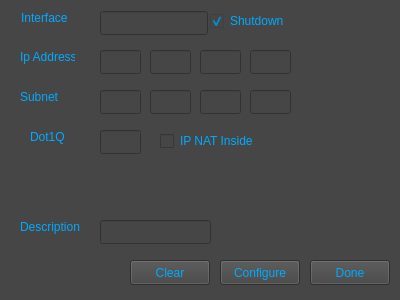
<?xml version="1.0" encoding="UTF-8"?>
<ui version="4.0">
 <class>SubInterface</class>
 <widget class="QWidget" name="SubInterface">
  <property name="geometry">
   <rect>
    <x>0</x>
    <y>0</y>
    <width>400</width>
    <height>300</height>
   </rect>
  </property>
  <property name="windowTitle">
   <string>Form</string>
  </property>
  <property name="styleSheet">
   <string notr="true">gridline-color: rgb(0, 0, 0);
background-color: rgb(70, 70, 70);
alternate-background-color: rgb(0, 0, 0);
border-color: rgb(0, 0, 0);
selection-color: rgb(0, 85, 255);
selection-background-color: rgb(0, 0, 127);</string>
  </property>
  <widget class="QCheckBox" name="shutBox">
   <property name="geometry">
    <rect>
     <x>210</x>
     <y>10</y>
     <width>83</width>
     <height>22</height>
    </rect>
   </property>
   <property name="cursor">
    <cursorShape>PointingHandCursor</cursorShape>
   </property>
   <property name="styleSheet">
    <string notr="true">color: rgb(0, 170, 255);
alternate-background-color: rgb(66, 66, 66);
background-color: rgba(70, 70, 70, 70);
gridline-color: rgb(0, 0, 0);
selection-color: rgb(255, 170, 0);
selection-background-color: rgb(66, 66, 66);
border-color: rgb(0, 0, 0);</string>
   </property>
   <property name="text">
    <string>Shutdown</string>
   </property>
   <property name="checked">
    <bool>true</bool>
   </property>
  </widget>
  <widget class="QLineEdit" name="subBox3">
   <property name="geometry">
    <rect>
     <x>200</x>
     <y>90</y>
     <width>41</width>
     <height>24</height>
    </rect>
   </property>
   <property name="styleSheet">
    <string notr="true">color: rgb(0, 170, 255);</string>
   </property>
  </widget>
  <widget class="QLineEdit" name="ipBox1">
   <property name="geometry">
    <rect>
     <x>100</x>
     <y>50</y>
     <width>41</width>
     <height>24</height>
    </rect>
   </property>
   <property name="styleSheet">
    <string notr="true">color: rgb(0, 170, 255);
border-color: rgb(0, 0, 0);</string>
   </property>
  </widget>
  <widget class="QLineEdit" name="ipBox2">
   <property name="geometry">
    <rect>
     <x>150</x>
     <y>50</y>
     <width>41</width>
     <height>24</height>
    </rect>
   </property>
   <property name="styleSheet">
    <string notr="true">color: rgb(0, 170, 255);
border-color: rgb(0, 0, 0);</string>
   </property>
  </widget>
  <widget class="QLineEdit" name="ipBox4">
   <property name="geometry">
    <rect>
     <x>250</x>
     <y>50</y>
     <width>41</width>
     <height>24</height>
    </rect>
   </property>
   <property name="styleSheet">
    <string notr="true">color: rgb(0, 170, 255);
border-color: rgb(0, 0, 0);</string>
   </property>
  </widget>
  <widget class="QLineEdit" name="subBox1">
   <property name="geometry">
    <rect>
     <x>100</x>
     <y>90</y>
     <width>41</width>
     <height>24</height>
    </rect>
   </property>
   <property name="styleSheet">
    <string notr="true">color: rgb(0, 170, 255);</string>
   </property>
  </widget>
  <widget class="QLineEdit" name="interfaceBox">
   <property name="geometry">
    <rect>
     <x>100</x>
     <y>11</y>
     <width>108</width>
     <height>24</height>
    </rect>
   </property>
   <property name="styleSheet">
    <string notr="true">color: rgb(85, 170, 255);
gridline-color: rgb(0, 0, 0);
selection-color: rgb(0, 0, 0);
border-color: rgb(0, 0, 0);</string>
   </property>
  </widget>
  <widget class="QLineEdit" name="ipBox3">
   <property name="geometry">
    <rect>
     <x>200</x>
     <y>50</y>
     <width>41</width>
     <height>24</height>
    </rect>
   </property>
   <property name="styleSheet">
    <string notr="true">color: rgb(0, 170, 255);
border-color: rgb(0, 0, 0);</string>
   </property>
  </widget>
  <widget class="QLineEdit" name="subBox2">
   <property name="geometry">
    <rect>
     <x>150</x>
     <y>90</y>
     <width>41</width>
     <height>24</height>
    </rect>
   </property>
   <property name="styleSheet">
    <string notr="true">color: rgb(0, 170, 255);</string>
   </property>
  </widget>
  <widget class="QLabel" name="label_2">
   <property name="geometry">
    <rect>
     <x>20</x>
     <y>50</y>
     <width>55</width>
     <height>16</height>
    </rect>
   </property>
   <property name="styleSheet">
    <string notr="true">color :rgb(0, 170, 255)</string>
   </property>
   <property name="text">
    <string>Ip Address</string>
   </property>
   <property name="alignment">
    <set>Qt::AlignLeading|Qt::AlignLeft|Qt::AlignTop</set>
   </property>
  </widget>
  <widget class="QLabel" name="label_3">
   <property name="geometry">
    <rect>
     <x>20</x>
     <y>90</y>
     <width>55</width>
     <height>16</height>
    </rect>
   </property>
   <property name="styleSheet">
    <string notr="true">color :rgb(0, 170, 255)</string>
   </property>
   <property name="text">
    <string>Subnet</string>
   </property>
   <property name="alignment">
    <set>Qt::AlignLeading|Qt::AlignLeft|Qt::AlignTop</set>
   </property>
  </widget>
  <widget class="QLabel" name="label">
   <property name="geometry">
    <rect>
     <x>21</x>
     <y>11</y>
     <width>52</width>
     <height>16</height>
    </rect>
   </property>
   <property name="styleSheet">
    <string notr="true">color :rgb(0, 170, 255)</string>
   </property>
   <property name="text">
    <string>Interface</string>
   </property>
   <property name="alignment">
    <set>Qt::AlignLeading|Qt::AlignLeft|Qt::AlignTop</set>
   </property>
  </widget>
  <widget class="QLineEdit" name="subBox4">
   <property name="geometry">
    <rect>
     <x>250</x>
     <y>90</y>
     <width>41</width>
     <height>24</height>
    </rect>
   </property>
   <property name="styleSheet">
    <string notr="true">color: rgb(0, 170, 255);</string>
   </property>
  </widget>
  <widget class="QLineEdit" name="descripBox">
   <property name="geometry">
    <rect>
     <x>100</x>
     <y>220</y>
     <width>111</width>
     <height>24</height>
    </rect>
   </property>
   <property name="styleSheet">
    <string notr="true">color: rgb(0, 170, 255);</string>
   </property>
  </widget>
  <widget class="QLabel" name="label_6">
   <property name="geometry">
    <rect>
     <x>20</x>
     <y>220</y>
     <width>71</width>
     <height>16</height>
    </rect>
   </property>
   <property name="styleSheet">
    <string notr="true">color :rgb(0, 170, 255)</string>
   </property>
   <property name="text">
    <string>Description</string>
   </property>
   <property name="alignment">
    <set>Qt::AlignLeading|Qt::AlignLeft|Qt::AlignTop</set>
   </property>
  </widget>
  <widget class="QPushButton" name="exitBtn">
   <property name="geometry">
    <rect>
     <x>310</x>
     <y>260</y>
     <width>80</width>
     <height>25</height>
    </rect>
   </property>
   <property name="cursor">
    <cursorShape>PointingHandCursor</cursorShape>
   </property>
   <property name="styleSheet">
    <string notr="true">color: rgb(0, 170, 255);
background-color: rgb(66, 66, 66);
border-color: rgb(0, 0, 0);</string>
   </property>
   <property name="text">
    <string>Done</string>
   </property>
  </widget>
  <widget class="QPushButton" name="clearBtn">
   <property name="geometry">
    <rect>
     <x>130</x>
     <y>260</y>
     <width>80</width>
     <height>25</height>
    </rect>
   </property>
   <property name="cursor">
    <cursorShape>PointingHandCursor</cursorShape>
   </property>
   <property name="styleSheet">
    <string notr="true">color: rgb(0, 170, 255);
background-color: rgb(66, 66, 66);
border-color: rgb(0, 0, 0);</string>
   </property>
   <property name="text">
    <string>Clear</string>
   </property>
  </widget>
  <widget class="QPushButton" name="configBtn">
   <property name="geometry">
    <rect>
     <x>220</x>
     <y>260</y>
     <width>80</width>
     <height>25</height>
    </rect>
   </property>
   <property name="cursor">
    <cursorShape>PointingHandCursor</cursorShape>
   </property>
   <property name="styleSheet">
    <string notr="true">color: rgb(0, 170, 255);
background-color: rgb(66, 66, 66);
border-color: rgb(0, 0, 0);</string>
   </property>
   <property name="text">
    <string>Configure</string>
   </property>
   <property name="shortcut">
    <string>Return</string>
   </property>
  </widget>
  <widget class="QLabel" name="label_4">
   <property name="geometry">
    <rect>
     <x>30</x>
     <y>130</y>
     <width>55</width>
     <height>16</height>
    </rect>
   </property>
   <property name="styleSheet">
    <string notr="true">color :rgb(0, 170, 255)</string>
   </property>
   <property name="text">
    <string>Dot1Q</string>
   </property>
   <property name="alignment">
    <set>Qt::AlignLeading|Qt::AlignLeft|Qt::AlignTop</set>
   </property>
  </widget>
  <widget class="QLineEdit" name="dotBox">
   <property name="geometry">
    <rect>
     <x>100</x>
     <y>130</y>
     <width>41</width>
     <height>24</height>
    </rect>
   </property>
   <property name="styleSheet">
    <string notr="true">color: rgb(0, 170, 255);</string>
   </property>
  </widget>
  <widget class="QCheckBox" name="ipInsideCheck">
   <property name="geometry">
    <rect>
     <x>160</x>
     <y>130</y>
     <width>101</width>
     <height>22</height>
    </rect>
   </property>
   <property name="styleSheet">
    <string notr="true">color :rgb(0, 170, 255)</string>
   </property>
   <property name="text">
    <string>IP NAT Inside</string>
   </property>
  </widget>
 </widget>
 <resources/>
 <connections/>
</ui>
